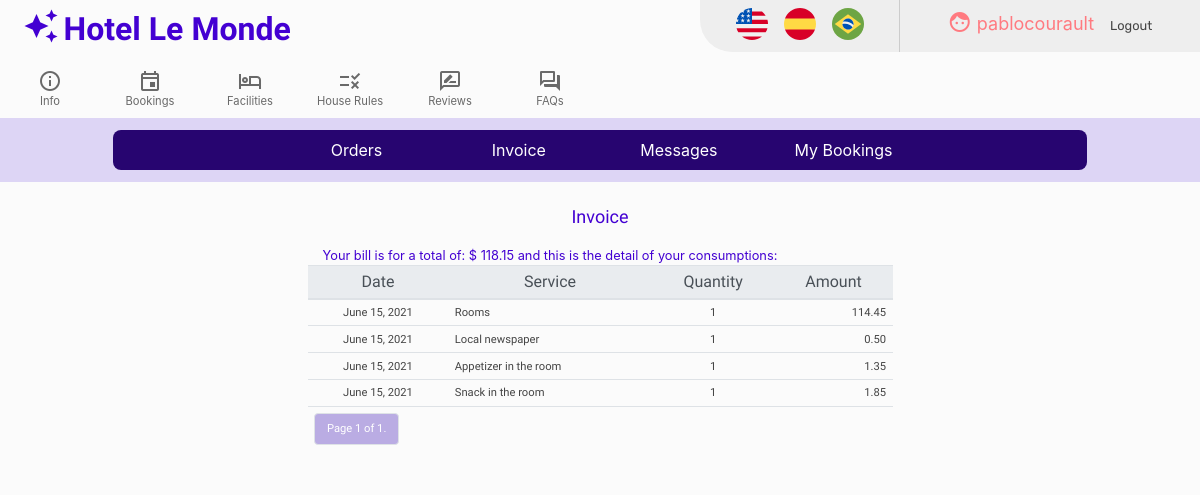
The app's page /invoice (signed in), older data.
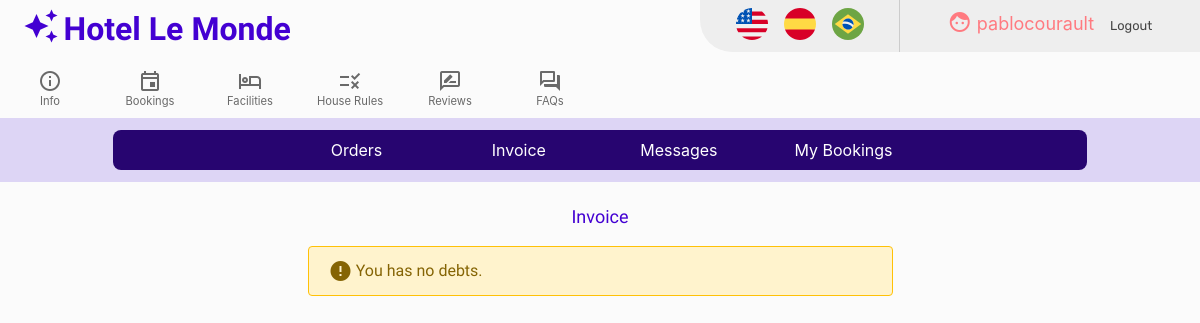
The same page, newer data.
### hotel/models.py (models this page shows, shortened)
class User(AbstractUser):
       def __str__(self):
        return f"{self.username}"

class Bookings(models.Model):
       user = models.ForeignKey(User, on_delete=models.CASCADE, blank=False)
       singles = models.IntegerField(validators=[MinValueValidator(0),
                                                 MaxValueValidator(8)],default=0)
       doubles = models.IntegerField(validators=[MinValueValidator(0),
                                                 MaxValueValidator(16)],default=0)
       triples = models.IntegerField(validators=[MinValueValidator(0),
                                                 MaxValueValidator(8)],default=0)
       quadruples = models.IntegerField(validators=[MinValueValidator(0),
                                                    MaxValueValidator(4)],default=0)
       checkin_date = models.DateField(blank=False, auto_now=False, auto_now_add=False)
       checkout_date = models.DateField(blank=False, auto_now=False, auto_now_add=False)
       checkout_code = models.CharField(max_length=6, blank=False)
       amount = models.DecimalField(blank=False, max_digits=8, decimal_places=2)
       checkin = models.BooleanField(default=False)

class Consumptions(models.Model):
       user = models.ForeignKey(User, on_delete=models.CASCADE, blank=False)
       booking = models.ForeignKey(Bookings, on_delete=models.CASCADE, blank=False)
       service = models.ForeignKey(Services, on_delete=models.DO_NOTHING, blank=False)
       date = models.DateField(blank=False, auto_now=False, auto_now_add=False)
       quantity = models.IntegerField(validators=[MinValueValidator(1),
                                                  MaxValueValidator(5)],default=1)
       amount = models.DecimalField(blank=False, max_digits=6, decimal_places=2)

class Services(models.Model):
       description = models.CharField(max_length=64, blank=False)
       description_es = models.CharField(max_length=64, blank=False)
       description_pt = models.CharField(max_length=64, blank=False)
       message = models.CharField(max_length=512, blank=False, default='Service request received')
       message_es = models.CharField(max_length=512, blank=False, default='Solicitud recibida')
       message_pt = models.CharField(max_length=512, blank=False, default='Pedido recebido')
       rate = models.DecimalField(blank=False, max_digits=6, decimal_places=2)

### hotel/views.py (the view)
# urls.py: path("invoice", views.invoice, name="invoice"),
@csrf_exempt
@login_required
def invoice(request):
    is_guest = Guests.objects.filter(guest=request.user).exists()
    if is_guest:
        guest = Guests.objects.get(guest=request.user)
        guest_booking = guest.booking
        consumptions = Consumptions.objects.filter(user=request.user, booking=guest.booking).order_by('-date')
        paginator = Paginator(consumptions, 16) # Show 16 consumptions per page.
        page_number = request.GET.get('page')
        page_obj = paginator.get_page(page_number)
        return render(request, "hotel/invoice.html", {'page_obj': page_obj, 'is_guest': is_guest, 'guest_booking': guest_booking})
    else:
        return render(request, "hotel/invoice.html", {'is_guest': is_guest})

### hotel/templates/hotel/invoice.html (shortened to what this page needs)
{% extends "hotel/layout.html" %}
{% load i18n %}
{% load static %}
{% block body %}
<div class="row">
    <div class="col-lg-12 col-sm-12 invoice-title">
    {% translate 'Invoice' %}
    </div>
</div>
<div class="row">
     <div class="col-lg-3 col-sm-12">
</div>
<div class="col-lg-6 col-sm-12">
{% get_current_language as LANGUAGE_CODE %}
{% if is_guest %}
{% if page_obj %}
<div class="col-lg-12 col-sm-12 mybookings-checkout-title">
{% translate 'Your bill is for a total of: $ ' %} {{ guest_booking.amount }} {% translate 'and this is the detail of your consumptions:' %}
</div>
<table class="table" id="invoice-table">
<thead class="thead-light">
    <th scope="col"> {% translate 'Date' %} </th>
    <th scope="col"> {% translate 'Service' %} </th>
    <th scope="col"> {% translate 'Quantity' %} </th>
    <th scope="col"> {% translate 'Amount' %} </th>
</thead>
<tbody>
{% for consumption in page_obj %}
    {% if LANGUAGE_CODE == 'en' %}
    <tr>
        <td>{{ consumption.date }}</td>
        <td>{{ consumption.service.description }}</td>
        <td>{{ consumption.quantity }}</td>
        <td>{{ consumption.amount }}</td>
    </tr>
    {% endif %}
{% endfor %}
    <tr>
    <td colspan="4">
        <nav>
            <ul class="pagination">
                    <li class="page-item">
                      <a class="page-link reviews-active" href=""> {% translate 'Page' %} {{ page_obj.number }} {% translate 'of' %} {{ page_obj.paginator.num_pages }}.</a>
                    </li>
            </ul>
          </nav>
    </td>
    </tr>
</tbody>
</table>
{% else %}
  <div class="alert alert-warning border border-warning booking-info">
    <div class="material-icons booking-info-icon">error</div>
      <div> {% translate 'You don\'t have invoices.' %} </div>
  </div>
{% endif %}
{% else %}
  <div class="alert alert-warning border border-warning booking-info">
    <div class="material-icons booking-info-icon">error</div>
      <div> {% translate 'You has no debts.' %} </div>
  </div>
{% endif %}
</div>
<div class="col-lg-3 col-sm-12">
</div>
</div>
{% endblock %}

### hotel/templates/hotel/layout.html (shortened to what this page needs)
{% load static %}
{% load i18n %}
<!DOCTYPE html lang="en">
<html>
    <head>
        <link rel="stylesheet" href="https://stackpath.bootstrapcdn.com/bootstrap/4.4.1/css/bootstrap.min.css">
        <link href="{% static 'hotel/styles.css' %}" rel="stylesheet">
    </head>
    <body>
        <div class="container-fluid" id="container-header-div">
            <div class="row cabecera">
                <div class="col-lg-4 col-sm-6">
                    <a href="{% url 'index' %}" ><i class="material-icons" id="logo">auto_awesome</i>
                    <text class="logo">Hotel Le Monde</text></a>
                </div>
                <div class="col-lg-3 col-sm-12" id="space-div">
                </div>
                <div  class="col-lg-2 col-sm-6" id="autogestion-bar-div">
                    <span class="autogestion-item">
                     <form action="{% url 'set_language' %}" method="post" class="language">{% csrf_token %}
                           <input type="image" name="submit" src="/static/images/usc.svg" />
                     </form>
                    </span>
                    <span class="autogestion-item">
                    <form action="{% url 'set_language' %}" method="post" class="language">{% csrf_token %}
                            <input type="image" name="submit" src="/static/images/esc.svg" />
                    </form>
                    </span>
                    <span class="autogestion-item">
                    <form action="{% url 'set_language' %}" method="post" class="language">{% csrf_token %}
                            <input type="image" name="submit" src="/static/images/brc.svg" />
                    </form>
                    </span>
                </div>
                <div  class="col-lg-3 col-sm-12" id="name-actions-div">
                {% if user.is_authenticated %}
                    <div id="user-authenticated">
                    <span class="autogestion-item">
                        <i class="material-icons icono"> face </i> {{ user.username }}
                    </span>
                    </div>
                {% endif %}
                {% if user.is_authenticated %}
                    <span class="autogestion-item">
                        <a href="{% url 'logout' %}">{% translate 'Logout' %}</a>
                    </span>
                {% endif %}
            </div>
        </div>
        <div class="row cabecera" id="header-info-row">
            <div class="col-lg-1 col-sm-3 header-info-col">
                <a href="{% url 'info' %}">
                <div class="header-info-links">
                <div class="material-icons-outlined header-info-icons">info</div>
                <div>{% translate 'Info' %}</div>
                </div>
                </a>
            </div>
            <div class="col-lg-1 col-sm-3 header-info-col">
                <a href="{% url 'bookings' %}">
                <div class="header-info-links">
                <div class="material-icons-outlined header-info-icons">event</div>
                <div>{% translate 'Bookings' %}</div>
                </div>
                </a>
            </div>
            <div class="col-lg-1 col-sm-3 header-info-col">
                <a href="{% url 'facilities' %}">
                <div class="header-info-links">
                <div class="material-icons-outlined header-info-icons">hotel</div>
                <div>{% translate 'Facilities' %}</div>
                </div>
                </a>
            </div>
            <div class="col-lg-1 col-sm-3 header-info-col">
                <a href="{% url 'houserules' %}">
                <div class="header-info-links">
                <div class="material-icons-outlined header-info-icons">rule</div>
                <div>{% translate 'House Rules' %}</div>
                </div>
                </a>
            </div>
            <div class="col-lg-1 col-sm-3 header-info-col">
                <a href="{% url 'reviews' %}">
                <div class="header-info-links">
                <div class="material-icons-outlined header-info-icons">rate_review</div>
                <div>{% translate 'Reviews' %}</div>
                </div>
                </a>
            </div>
            <div class="col-lg-1 col-sm-3 header-info-col">
                <a href="{% url 'faqs' %}">
                <div class="header-info-links">
                <div class="material-icons-outlined header-info-icons">question_answer</div>
                <div>{% translate 'FAQs' %}</div>
                </div>
                </a>
            </div>
        </div>
        <div class="row cabecera" id="header-option-row">
            <div class="col-lg-12 col-sm-12 header-options-col">
                {% if user.is_authenticated %}
                <div class="row">
                <div class="col-lg-2 sm-4 header-options-col-item" id="col-item-1"></div>
                <div class="col-lg-2 sm-4 header-options-col-item" id="col-item-2"><a href="{% url 'orders' %}" class="header-bookings-link">{% translate 'Orders' %}</a></div>
                <div class="col-lg-2 sm-4 header-options-col-item" id="col-item-3"><a href="{% url 'invoice' %}" class="header-bookings-link">{% translate 'Invoice' %}</a></div>
                <div class="col-lg-2 sm-4 header-options-col-item" id="col-item-4"><a href="{% url 'messages' %}" class="header-bookings-link">{% translate 'Messages' %}</a>&nbsp;<sup id="messages-unreaded"></sup></div>
                <div class="col-lg-2 sm-4 header-options-col-item" id="col-item-5"><a href="{% url 'mybookings' %}" class="header-bookings-link">{% translate 'My Bookings' %}</a></div>
                <div class="col-lg-2 sm-4 header-options-col-item" id="col-item-6"></div>
                </div>
                {% endif %}
            </div>
        </div>
            {% block body %}
            {% endblock %}
        </div>
    </body>
</html>

### hotel/static/hotel/styles.css (style rules this page uses)
body { background-color: #FBFBFB !important; padding: 0; overflow-x: hidden; overflow-y: scroll; }
#container-header-div { padding: 0 }
.cabecera { justify-content:baseline; padding: 0 0 8px; margin: 0; align-items: stretch; }
#logo { cursor: pointer; color: #4300D2; font-size: 36px; vertical-align:text-bottom; padding: 8px 0 0 8px; }
.logo { font-family: 'Comfortaa', cursive; font-size: xx-large; font-weight: bold; cursor: pointer; color: #4300D2; }
.icono { vertical-align:text-bottom; }
#logo-div, #space-div, #name-actions-div { padding-top: 8px; }
@media only screen and (min-width: 768px) { #autogestion-bar-div { background-color: #EEE; border-bottom-left-radius: 32px; border-right: solid 1px #cccccc; padding-right: 8px; padding-left: 8px; display: inline-flex; justify-content: center; height: 52px; } }
#name-actions-div { background-color: #EEE; display: inline-flex; justify-content: center; height: 52px; }
.autogestion-item { padding: 8px 8px; }
.autogestion-item a { font-family: 'Rubik', sans-serif; font-size:0.8rem; color: #444; }
.autogestion-item input[type="image"] { padding-right: 16px; height: 32px; }
#user-authenticated { padding-top: 2px; font-size: large; color: #FF7A80; }
.language { height: 32px; width: 32px; display: block; cursor: pointer; }
#header-info-row { padding-top: 8px; }
.header-info-links { display:block; font-size: 0.7rem; text-align: center; color: dimgray; }
.header-info-icons { font-size: 24px; }
.header-options-col { background-color: #DDD5F5; padding: 12px 128px; }
.header-options-col-item { font-size: 16px; font-weight: normal; color: white; background-color: #270570; text-align: center; padding: 8px 0; cursor: pointer; }
a.header-bookings-link { color: white; }
@media only screen and (min-width: 768px) { #col-item-1 { border-top-left-radius: 8px; border-bottom-left-radius: 8px; } }
@media only screen and (min-width: 768px) { #col-item-6 { border-top-right-radius: 8px; border-bottom-right-radius: 8px; } }
.booking-title, .orders-title, .invoice-title, .messages-title, .reviews-title { font-family: 'Comfortaa', cursive; font-size: large; font-weight: normal; color: #4300D2; text-align: center; padding-top: 0.8rem; padding-bottom: 1rem; }
.booking-info, .orders-info { font-family: 'Comfortaa', cursive; }
.booking-info-icon, .order-info-icon { vertical-align: bottom; float: left; padding-right: 0.2rem; }

Row changes from the older to the newer data that the page shows:
removed Bookings: amount "118.15"
removed Consumptions: date "June 15, 2021", service.description "Rooms", quantity "1", amount "114.45"
removed Consumptions: date "June 15, 2021", service.description "Local newspaper", quantity "1", amount "0.50"
removed Consumptions: date "June 15, 2021", service.description "Appetizer in the room", quantity "1", amount "1.35"
removed Consumptions: date "June 15, 2021", service.description "Snack in the room", quantity "1", amount "1.85"
Text that changed along with them:
{{ page_obj.number }}: "1" → (not shown)
{{ page_obj.paginator.num_pages }}: "1" → (not shown)
text no longer shown: "Your bill is for a total of: $ and this is the detail of your consumptions: Date Service Quantity Amount Page of ."
text now shown: "You has no debts."
